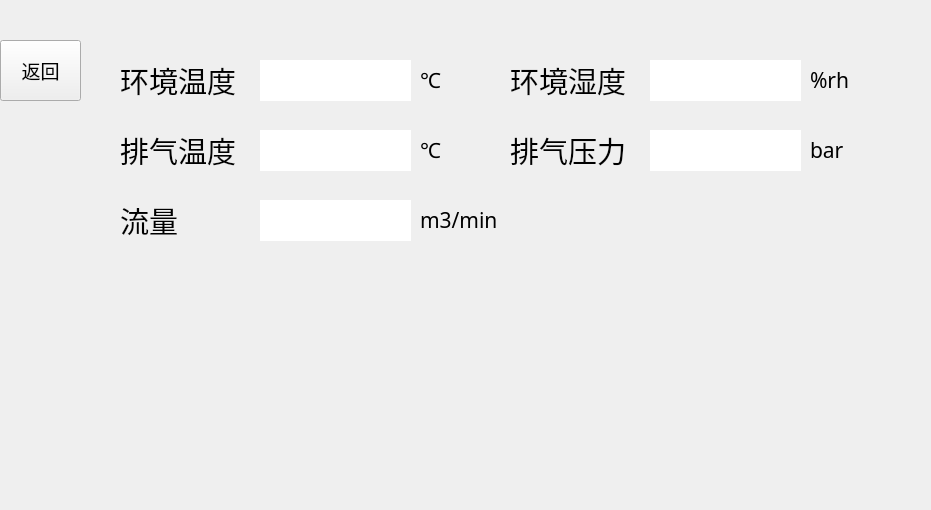
   <widget class="QWidget" name="widget_7" native="true">
    <property name="geometry">
     <rect>
      <x>0</x>
      <y>90</y>
      <width>931</width>
      <height>510</height>
     </rect>
    </property>
    <widget class="QLabel" name="label_IPower_name_31">
     <property name="geometry">
      <rect>
       <x>810</x>
       <y>60</y>
       <width>61</width>
       <height>40</height>
      </rect>
     </property>
     <property name="font">
      <font>
       <family>微软雅黑</family>
       <pointsize>16</pointsize>
      </font>
     </property>
     <property name="text">
      <string>%rh</string>
     </property>
    </widget>
    <widget class="QLabel" name="label_env_temp_content">
     <property name="geometry">
      <rect>
       <x>260</x>
       <y>60</y>
       <width>151</width>
       <height>41</height>
      </rect>
     </property>
     <property name="font">
      <font>
       <family>微软雅黑</family>
       <pointsize>22</pointsize>
      </font>
     </property>
     <property name="styleSheet">
      <string notr="true">background-color: rgb(255, 255, 255);</string>
     </property>
     <property name="text">
      <string/>
     </property>
    </widget>
    <widget class="QLabel" name="label_IPower_name_32">
     <property name="geometry">
      <rect>
       <x>510</x>
       <y>60</y>
       <width>121</width>
       <height>40</height>
      </rect>
     </property>
     <property name="font">
      <font>
       <family>微软雅黑</family>
       <pointsize>22</pointsize>
      </font>
     </property>
     <property name="text">
      <string>环境湿度</string>
     </property>
    </widget>
    <widget class="QLabel" name="label_env_humidity_content">
     <property name="geometry">
      <rect>
       <x>650</x>
       <y>60</y>
       <width>151</width>
       <height>41</height>
      </rect>
     </property>
     <property name="font">
      <font>
       <family>微软雅黑</family>
       <pointsize>22</pointsize>
      </font>
     </property>
     <property name="styleSheet">
      <string notr="true">background-color: rgb(255, 255, 255);</string>
     </property>
     <property name="text">
      <string/>
     </property>
    </widget>
    <widget class="QLabel" name="label_IPower_name_33">
     <property name="geometry">
      <rect>
       <x>120</x>
       <y>60</y>
       <width>121</width>
       <height>40</height>
      </rect>
     </property>
     <property name="font">
      <font>
       <family>微软雅黑</family>
       <pointsize>22</pointsize>
      </font>
     </property>
     <property name="text">
      <string>环境温度</string>
     </property>
    </widget>
    <widget class="QLabel" name="label_IPower_name_34">
     <property name="geometry">
      <rect>
       <x>420</x>
       <y>60</y>
       <width>41</width>
       <height>40</height>
      </rect>
     </property>
     <property name="font">
      <font>
       <family>微软雅黑</family>
       <pointsize>16</pointsize>
      </font>
     </property>
     <property name="text">
      <string>℃</string>
     </property>
    </widget>
    <widget class="QLabel" name="label_IPower_name_35">
     <property name="geometry">
      <rect>
       <x>810</x>
       <y>130</y>
       <width>41</width>
       <height>40</height>
      </rect>
     </property>
     <property name="font">
      <font>
       <family>微软雅黑</family>
       <pointsize>16</pointsize>
      </font>
     </property>
     <property name="text">
      <string>bar</string>
     </property>
    </widget>
    <widget class="QLabel" name="label_air_temp_content">
     <property name="geometry">
      <rect>
       <x>260</x>
       <y>130</y>
       <width>151</width>
       <height>41</height>
      </rect>
     </property>
     <property name="font">
      <font>
       <family>微软雅黑</family>
       <pointsize>22</pointsize>
      </font>
     </property>
     <property name="styleSheet">
      <string notr="true">background-color: rgb(255, 255, 255);</string>
     </property>
     <property name="text">
      <string/>
     </property>
    </widget>
    <widget class="QLabel" name="label_IPower_name_36">
     <property name="geometry">
      <rect>
       <x>510</x>
       <y>130</y>
       <width>121</width>
       <height>40</height>
      </rect>
     </property>
     <property name="font">
      <font>
       <family>微软雅黑</family>
       <pointsize>22</pointsize>
      </font>
     </property>
     <property name="text">
      <string>排气压力</string>
     </property>
    </widget>
    <widget class="QLabel" name="label_air_pressure_content">
     <property name="geometry">
      <rect>
       <x>650</x>
       <y>130</y>
       <width>151</width>
       <height>41</height>
      </rect>
     </property>
     <property name="font">
      <font>
       <family>微软雅黑</family>
       <pointsize>22</pointsize>
      </font>
     </property>
     <property name="styleSheet">
      <string notr="true">background-color: rgb(255, 255, 255);</string>
     </property>
     <property name="text">
      <string/>
     </property>
    </widget>
    <widget class="QLabel" name="label_IPower_name_37">
     <property name="geometry">
      <rect>
       <x>120</x>
       <y>130</y>
       <width>121</width>
       <height>40</height>
      </rect>
     </property>
     <property name="font">
      <font>
       <family>微软雅黑</family>
       <pointsize>22</pointsize>
      </font>
     </property>
     <property name="text">
      <string>排气温度</string>
     </property>
    </widget>
    <widget class="QLabel" name="label_IPower_name_38">
     <property name="geometry">
      <rect>
       <x>420</x>
       <y>130</y>
       <width>41</width>
       <height>40</height>
      </rect>
     </property>
     <property name="font">
      <font>
       <family>微软雅黑</family>
       <pointsize>16</pointsize>
      </font>
     </property>
     <property name="text">
      <string>℃</string>
     </property>
    </widget>
    <widget class="QLabel" name="label_IPower_name_47">
     <property name="geometry">
      <rect>
       <x>120</x>
       <y>200</y>
       <width>121</width>
       <height>40</height>
      </rect>
     </property>
     <property name="font">
      <font>
       <family>微软雅黑</family>
       <pointsize>22</pointsize>
      </font>
     </property>
     <property name="text">
      <string>流量</string>
     </property>
    </widget>
    <widget class="QLabel" name="label_IPower_name_48">
     <property name="geometry">
      <rect>
       <x>400</x>
       <y>175</y>
       <width>41</width>
       <height>40</height>
      </rect>
     </property>
     <property name="font">
      <font>
       <family>微软雅黑</family>
       <pointsize>14</pointsize>
      </font>
     </property>
     <property name="text">
      <string/>
     </property>
    </widget>
    <widget class="QLabel" name="label_flow_content_1">
     <property name="geometry">
      <rect>
       <x>260</x>
       <y>200</y>
       <width>151</width>
       <height>41</height>
      </rect>
     </property>
     <property name="font">
      <font>
       <family>微软雅黑</family>
       <pointsize>22</pointsize>
      </font>
     </property>
     <property name="styleSheet">
      <string notr="true">background-color: rgb(255, 255, 255);</string>
     </property>
     <property name="text">
      <string/>
     </property>
    </widget>
    <widget class="QPushButton" name="pushButton_9">
     <property name="geometry">
      <rect>
       <x>0</x>
       <y>40</y>
       <width>81</width>
       <height>61</height>
      </rect>
     </property>
     <property name="font">
      <font>
       <family>微软雅黑</family>
       <pointsize>14</pointsize>
      </font>
     </property>
     <property name="styleSheet">
      <string notr="true">border-image: url(:/new/prefix1/btn.qss);</string>
     </property>
     <property name="text">
      <string>返回</string>
     </property>
    </widget>
    <widget class="QLabel" name="label_flow_2">
     <property name="geometry">
      <rect>
       <x>420</x>
       <y>200</y>
       <width>91</width>
       <height>40</height>
      </rect>
     </property>
     <property name="font">
      <font>
       <family>微软雅黑</family>
       <pointsize>16</pointsize>
      </font>
     </property>
     <property name="text">
      <string>m3/min</string>
     </property>
    </widget>
   </widget>
